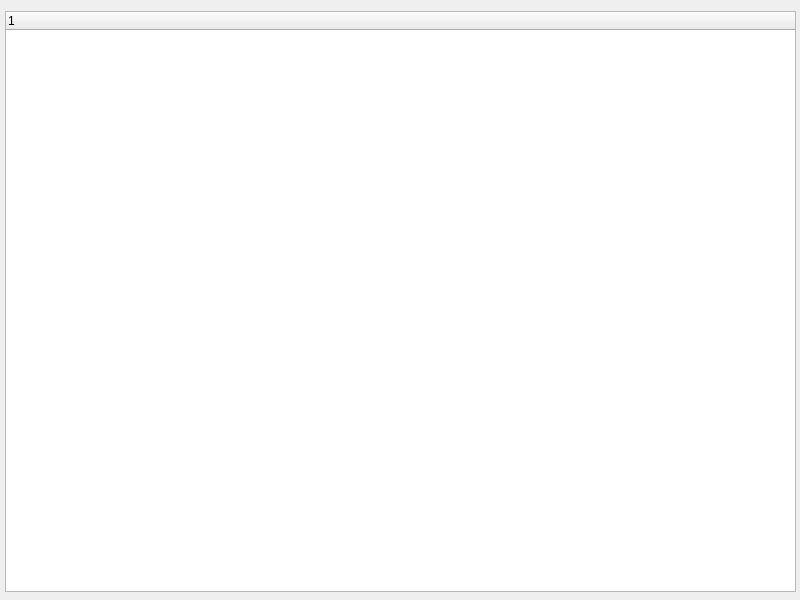
<?xml version="1.0" encoding="UTF-8"?>
<ui version="4.0">
 <class>CRUD</class>
 <widget class="QWidget" name="CRUD">
  <property name="geometry">
   <rect>
    <x>0</x>
    <y>0</y>
    <width>800</width>
    <height>600</height>
   </rect>
  </property>
  <property name="minimumSize">
   <size>
    <width>800</width>
    <height>600</height>
   </size>
  </property>
  <property name="maximumSize">
   <size>
    <width>800</width>
    <height>600</height>
   </size>
  </property>
  <property name="windowTitle">
   <string>Form</string>
  </property>
  <widget class="QTreeWidget" name="tree">
   <property name="geometry">
    <rect>
     <x>5</x>
     <y>11</y>
     <width>791</width>
     <height>581</height>
    </rect>
   </property>
   <property name="sizePolicy">
    <sizepolicy hsizetype="Preferred" vsizetype="Preferred">
     <horstretch>0</horstretch>
     <verstretch>0</verstretch>
    </sizepolicy>
   </property>
   <column>
    <property name="text">
     <string notr="true">1</string>
    </property>
   </column>
  </widget>
 </widget>
 <resources/>
 <connections/>
</ui>
